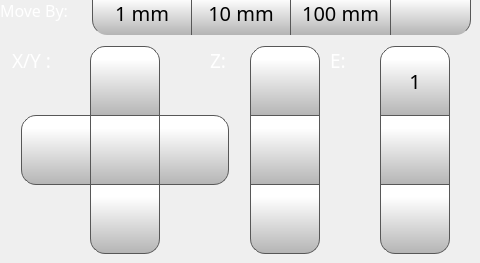
      <widget class="QWidget" name="motionTab">
       <attribute name="icon">
        <iconset>
         <normaloff>templates/img/Motion.png</normaloff>
         <normalon>templates/img/Motion_Selected.png</normalon>templates/img/Motion.png</iconset>
       </attribute>
       <attribute name="title">
        <string/>
       </attribute>
       <widget class="QPushButton" name="step1Button">
        <property name="geometry">
         <rect>
          <x>92</x>
          <y>-10</y>
          <width>100</width>
          <height>45</height>
         </rect>
        </property>
        <property name="minimumSize">
         <size>
          <width>0</width>
          <height>0</height>
         </size>
        </property>
        <property name="font">
         <font>
          <family>Gotham</family>
          <pointsize>15</pointsize>
         </font>
        </property>
        <property name="styleSheet">
         <string notr="true">QPushButton {
     border: 1px solid rgb(87, 87, 87);
     border-bottom: none; /* no border for a flat push button */
border-bottom-left-radius: 15px;
	background-color: qlineargradient(spread:pad, x1:0, y1:1, x2:0, y2:0.188, stop:0 rgba(180, 180, 180, 255), stop:1 rgba(255, 255, 255, 255));
}

QPushButton:pressed {
    background-color: qlineargradient(x1: 0, y1: 0, x2: 0, y2: 1,
                                      stop: 0 #dadbde, stop: 1 #f6f7fa);
}

QPushButton:flat {
    border-bottom: none; /* no border for a flat push button */
    background-color: qlineargradient(x1: 0, y1: 0, x2: 0, y2: 1,
                                      stop: 0 #dadbde, stop: 1 #f6f7fa);
}

QPushButton:default {
    border-color: navy; /* make the default button prominent */
}

QPushButton:focus {
	outline: none;
}</string>
        </property>
        <property name="text">
         <string>1 mm</string>
        </property>
        <property name="iconSize">
         <size>
          <width>40</width>
          <height>40</height>
         </size>
        </property>
        <property name="checkable">
         <bool>false</bool>
        </property>
        <property name="autoDefault">
         <bool>false</bool>
        </property>
        <property name="default">
         <bool>false</bool>
        </property>
        <property name="flat">
         <bool>false</bool>
        </property>
       </widget>
       <widget class="QPushButton" name="step10Button">
        <property name="geometry">
         <rect>
          <x>191</x>
          <y>-10</y>
          <width>100</width>
          <height>45</height>
         </rect>
        </property>
        <property name="minimumSize">
         <size>
          <width>0</width>
          <height>0</height>
         </size>
        </property>
        <property name="font">
         <font>
          <family>Gotham</family>
          <pointsize>15</pointsize>
         </font>
        </property>
        <property name="styleSheet">
         <string notr="true">QPushButton {
     border: 1px solid rgb(87, 87, 87);
     border-bottom: none; /* no border for a flat push button */

	background-color: qlineargradient(spread:pad, x1:0, y1:1, x2:0, y2:0.188, stop:0 rgba(180, 180, 180, 255), stop:1 rgba(255, 255, 255, 255));
}

QPushButton:pressed {
    background-color: qlineargradient(x1: 0, y1: 0, x2: 0, y2: 1,
                                      stop: 0 #dadbde, stop: 1 #f6f7fa);
}

QPushButton:flat {
    border-bottom: none; /* no border for a flat push button */
    background-color: qlineargradient(x1: 0, y1: 0, x2: 0, y2: 1,
                                      stop: 0 #dadbde, stop: 1 #f6f7fa);
}

QPushButton:default {
    border-color: navy; /* make the default button prominent */
}

QPushButton:focus {
	outline: none;
}</string>
        </property>
        <property name="text">
         <string>10 mm</string>
        </property>
        <property name="iconSize">
         <size>
          <width>40</width>
          <height>40</height>
         </size>
        </property>
        <property name="checkable">
         <bool>false</bool>
        </property>
        <property name="autoDefault">
         <bool>false</bool>
        </property>
        <property name="default">
         <bool>false</bool>
        </property>
        <property name="flat">
         <bool>false</bool>
        </property>
       </widget>
       <widget class="QPushButton" name="step100Button">
        <property name="geometry">
         <rect>
          <x>290</x>
          <y>-10</y>
          <width>101</width>
          <height>45</height>
         </rect>
        </property>
        <property name="minimumSize">
         <size>
          <width>0</width>
          <height>0</height>
         </size>
        </property>
        <property name="font">
         <font>
          <family>Gotham</family>
          <pointsize>15</pointsize>
         </font>
        </property>
        <property name="styleSheet">
         <string notr="true">QPushButton {
     border: 1px solid rgb(87, 87, 87);
     border-bottom: none; /* no border for a flat push button */

	background-color: qlineargradient(spread:pad, x1:0, y1:1, x2:0, y2:0.188, stop:0 rgba(180, 180, 180, 255), stop:1 rgba(255, 255, 255, 255));
}

QPushButton:pressed {
    background-color: qlineargradient(x1: 0, y1: 0, x2: 0, y2: 1,
                                      stop: 0 #dadbde, stop: 1 #f6f7fa);
}

QPushButton:flat {
    border-bottom: none; /* no border for a flat push button */
    background-color: qlineargradient(x1: 0, y1: 0, x2: 0, y2: 1,
                                      stop: 0 #dadbde, stop: 1 #f6f7fa);
}

QPushButton:default {
    border-color: navy; /* make the default button prominent */
}

QPushButton:focus {
	outline: none;
}</string>
        </property>
        <property name="text">
         <string>100 mm</string>
        </property>
        <property name="iconSize">
         <size>
          <width>40</width>
          <height>40</height>
         </size>
        </property>
        <property name="checkable">
         <bool>true</bool>
        </property>
        <property name="checked">
         <bool>false</bool>
        </property>
        <property name="autoDefault">
         <bool>false</bool>
        </property>
        <property name="default">
         <bool>false</bool>
        </property>
        <property name="flat">
         <bool>false</bool>
        </property>
       </widget>
       <widget class="QPushButton" name="moveYPButton">
        <property name="geometry">
         <rect>
          <x>90</x>
          <y>46</y>
          <width>70</width>
          <height>70</height>
         </rect>
        </property>
        <property name="minimumSize">
         <size>
          <width>0</width>
          <height>0</height>
         </size>
        </property>
        <property name="font">
         <font>
          <family>Gotham</family>
          <pointsize>15</pointsize>
         </font>
        </property>
        <property name="styleSheet">
         <string notr="true">QPushButton {
     border: 1px solid rgb(87, 87, 87);

	background-color: qlineargradient(spread:pad, x1:0, y1:1, x2:0, y2:0.188, stop:0 rgba(180, 180, 180, 255), stop:1 rgba(255, 255, 255, 255));
	border-top-left-radius: 15px;
	border-top-right-radius: 15px;
}

QPushButton:pressed {
    background-color: qlineargradient(x1: 0, y1: 0, x2: 0, y2: 1,
                                      stop: 0 #dadbde, stop: 1 #f6f7fa);
}

QPushButton:flat {
    border: none; /* no border for a flat push button */
}

QPushButton:default {
    border-color: navy; /* make the default button prominent */
}
QPushButton:focus {
	outline: none;
}</string>
        </property>
        <property name="text">
         <string/>
        </property>
        <property name="icon">
         <iconset>
          <normaloff>templates/img/arrows.png</normaloff>templates/img/arrows.png</iconset>
        </property>
        <property name="iconSize">
         <size>
          <width>40</width>
          <height>40</height>
         </size>
        </property>
        <property name="checkable">
         <bool>false</bool>
        </property>
        <property name="autoDefault">
         <bool>false</bool>
        </property>
        <property name="default">
         <bool>false</bool>
        </property>
        <property name="flat">
         <bool>false</bool>
        </property>
       </widget>
       <widget class="QPushButton" name="moveYMButton">
        <property name="geometry">
         <rect>
          <x>90</x>
          <y>184</y>
          <width>70</width>
          <height>70</height>
         </rect>
        </property>
        <property name="minimumSize">
         <size>
          <width>0</width>
          <height>0</height>
         </size>
        </property>
        <property name="font">
         <font>
          <family>Gotham</family>
          <pointsize>15</pointsize>
         </font>
        </property>
        <property name="styleSheet">
         <string notr="true">QPushButton {
     border: 1px solid rgb(87, 87, 87);

	background-color: qlineargradient(spread:pad, x1:0, y1:1, x2:0, y2:0.188, stop:0 rgba(180, 180, 180, 255), stop:1 rgba(255, 255, 255, 255));
	border-bottom-left-radius: 15px;
	border-bottom-right-radius: 15px;
}

QPushButton:pressed {
    background-color: qlineargradient(x1: 0, y1: 0, x2: 0, y2: 1,
                                      stop: 0 #dadbde, stop: 1 #f6f7fa);
}

QPushButton:flat {
    border: none; /* no border for a flat push button */
}

QPushButton:default {
    border-color: navy; /* make the default button prominent */
}

QPushButton:focus {
	outline: none;
}</string>
        </property>
        <property name="text">
         <string/>
        </property>
        <property name="icon">
         <iconset>
          <normaloff>templates/img/arrows-5.png</normaloff>templates/img/arrows-5.png</iconset>
        </property>
        <property name="iconSize">
         <size>
          <width>40</width>
          <height>40</height>
         </size>
        </property>
        <property name="checkable">
         <bool>false</bool>
        </property>
        <property name="autoDefault">
         <bool>false</bool>
        </property>
        <property name="default">
         <bool>false</bool>
        </property>
        <property name="flat">
         <bool>false</bool>
        </property>
       </widget>
       <widget class="QPushButton" name="moveXPButton">
        <property name="geometry">
         <rect>
          <x>159</x>
          <y>115</y>
          <width>70</width>
          <height>70</height>
         </rect>
        </property>
        <property name="minimumSize">
         <size>
          <width>0</width>
          <height>0</height>
         </size>
        </property>
        <property name="font">
         <font>
          <family>Gotham</family>
          <pointsize>15</pointsize>
         </font>
        </property>
        <property name="styleSheet">
         <string notr="true">QPushButton {
     border: 1px solid rgb(87, 87, 87);

	background-color: qlineargradient(spread:pad, x1:0, y1:1, x2:0, y2:0.188, stop:0 rgba(180, 180, 180, 255), stop:1 rgba(255, 255, 255, 255));
	border-top-right-radius: 15px;
	border-bottom-right-radius: 15px;
}

QPushButton:pressed {
    background-color: qlineargradient(x1: 0, y1: 0, x2: 0, y2: 1,
                                      stop: 0 #dadbde, stop: 1 #f6f7fa);
}

QPushButton:flat {
    border: none; /* no border for a flat push button */
}

QPushButton:default {
    border-color: navy; /* make the default button prominent */
}

QPushButton:focus {
	outline: none;
}</string>
        </property>
        <property name="text">
         <string/>
        </property>
        <property name="icon">
         <iconset>
          <normaloff>templates/img/arrows-2.png</normaloff>templates/img/arrows-2.png</iconset>
        </property>
        <property name="iconSize">
         <size>
          <width>40</width>
          <height>40</height>
         </size>
        </property>
        <property name="checkable">
         <bool>false</bool>
        </property>
        <property name="autoDefault">
         <bool>false</bool>
        </property>
        <property name="default">
         <bool>false</bool>
        </property>
        <property name="flat">
         <bool>false</bool>
        </property>
       </widget>
       <widget class="QPushButton" name="moveXMButton">
        <property name="geometry">
         <rect>
          <x>21</x>
          <y>115</y>
          <width>70</width>
          <height>70</height>
         </rect>
        </property>
        <property name="minimumSize">
         <size>
          <width>0</width>
          <height>0</height>
         </size>
        </property>
        <property name="font">
         <font>
          <family>Gotham</family>
          <pointsize>15</pointsize>
         </font>
        </property>
        <property name="styleSheet">
         <string notr="true">QPushButton {
     border: 1px solid rgb(87, 87, 87);

	background-color: qlineargradient(spread:pad, x1:0, y1:1, x2:0, y2:0.188, stop:0 rgba(180, 180, 180, 255), stop:1 rgba(255, 255, 255, 255));
	border-top-left-radius: 15px;
	border-bottom-left-radius: 15px;
}

QPushButton:pressed {
    background-color: qlineargradient(x1: 0, y1: 0, x2: 0, y2: 1,
                                      stop: 0 #dadbde, stop: 1 #f6f7fa);
}

QPushButton:flat {
    border: none; /* no border for a flat push button */
}

QPushButton:default {
    border-color: navy; /* make the default button prominent */
}

QPushButton:focus {
	outline: none;
}</string>
        </property>
        <property name="text">
         <string/>
        </property>
        <property name="icon">
         <iconset>
          <normaloff>templates/img/arrows-4.png</normaloff>templates/img/arrows-4.png</iconset>
        </property>
        <property name="iconSize">
         <size>
          <width>40</width>
          <height>40</height>
         </size>
        </property>
        <property name="checkable">
         <bool>false</bool>
        </property>
        <property name="autoDefault">
         <bool>false</bool>
        </property>
        <property name="default">
         <bool>false</bool>
        </property>
        <property name="flat">
         <bool>false</bool>
        </property>
       </widget>
       <widget class="QPushButton" name="homeXYButton">
        <property name="geometry">
         <rect>
          <x>90</x>
          <y>115</y>
          <width>70</width>
          <height>70</height>
         </rect>
        </property>
        <property name="minimumSize">
         <size>
          <width>0</width>
          <height>0</height>
         </size>
        </property>
        <property name="font">
         <font>
          <family>Gotham</family>
          <pointsize>15</pointsize>
         </font>
        </property>
        <property name="styleSheet">
         <string notr="true">QPushButton {
     border: 1px solid rgb(87, 87, 87);

	background-color: qlineargradient(spread:pad, x1:0, y1:1, x2:0, y2:0.188, stop:0 rgba(180, 180, 180, 255), stop:1 rgba(255, 255, 255, 255));
}

QPushButton:pressed {
    background-color: qlineargradient(x1: 0, y1: 0, x2: 0, y2: 1,
                                      stop: 0 #dadbde, stop: 1 #f6f7fa);
}

QPushButton:flat {
    border: none; /* no border for a flat push button */
}

QPushButton:default {
    border-color: navy; /* make the default button prominent */
}

QPushButton:focus {
	outline: none;
}</string>
        </property>
        <property name="text">
         <string/>
        </property>
        <property name="icon">
         <iconset>
          <normaloff>templates/img/home-icon-silhouette.png</normaloff>templates/img/home-icon-silhouette.png</iconset>
        </property>
        <property name="iconSize">
         <size>
          <width>40</width>
          <height>40</height>
         </size>
        </property>
        <property name="checkable">
         <bool>false</bool>
        </property>
        <property name="autoDefault">
         <bool>false</bool>
        </property>
        <property name="default">
         <bool>false</bool>
        </property>
        <property name="flat">
         <bool>false</bool>
        </property>
       </widget>
       <widget class="QPushButton" name="homeZButton">
        <property name="geometry">
         <rect>
          <x>250</x>
          <y>115</y>
          <width>70</width>
          <height>70</height>
         </rect>
        </property>
        <property name="minimumSize">
         <size>
          <width>0</width>
          <height>0</height>
         </size>
        </property>
        <property name="font">
         <font>
          <family>Gotham</family>
          <pointsize>15</pointsize>
         </font>
        </property>
        <property name="styleSheet">
         <string notr="true">QPushButton {
     border: 1px solid rgb(87, 87, 87);

	background-color: qlineargradient(spread:pad, x1:0, y1:1, x2:0, y2:0.188, stop:0 rgba(180, 180, 180, 255), stop:1 rgba(255, 255, 255, 255));
}

QPushButton:pressed {
    background-color: qlineargradient(x1: 0, y1: 0, x2: 0, y2: 1,
                                      stop: 0 #dadbde, stop: 1 #f6f7fa);
}

QPushButton:flat {
    border: none; /* no border for a flat push button */
}

QPushButton:default {
    border-color: navy; /* make the default button prominent */
}

QPushButton:focus {
	outline: none;
}</string>
        </property>
        <property name="text">
         <string/>
        </property>
        <property name="icon">
         <iconset>
          <normaloff>templates/img/home-icon-silhouette.png</normaloff>templates/img/home-icon-silhouette.png</iconset>
        </property>
        <property name="iconSize">
         <size>
          <width>40</width>
          <height>40</height>
         </size>
        </property>
        <property name="checkable">
         <bool>false</bool>
        </property>
        <property name="autoDefault">
         <bool>false</bool>
        </property>
        <property name="default">
         <bool>false</bool>
        </property>
        <property name="flat">
         <bool>false</bool>
        </property>
       </widget>
       <widget class="QPushButton" name="motorOffButton">
        <property name="geometry">
         <rect>
          <x>390</x>
          <y>-10</y>
          <width>81</width>
          <height>45</height>
         </rect>
        </property>
        <property name="minimumSize">
         <size>
          <width>0</width>
          <height>0</height>
         </size>
        </property>
        <property name="font">
         <font>
          <family>Gotham</family>
          <pointsize>15</pointsize>
         </font>
        </property>
        <property name="styleSheet">
         <string notr="true">QPushButton {
     border: 1px solid rgb(87, 87, 87);
     border-bottom: none; /* no border for a flat push button */
 border-bottom-right-radius: 15px;
	background-color: qlineargradient(spread:pad, x1:0, y1:1, x2:0, y2:0.188, stop:0 rgba(180, 180, 180, 255), stop:1 rgba(255, 255, 255, 255));
}

QPushButton:pressed {
    background-color: qlineargradient(x1: 0, y1: 0, x2: 0, y2: 1,
                                      stop: 0 #dadbde, stop: 1 #f6f7fa);
}

QPushButton:flat {
}

QPushButton:default {
    border-color: navy; /* make the default button prominent */
}

QPushButton:focus {
	outline: none;
}</string>
        </property>
        <property name="text">
         <string/>
        </property>
        <property name="icon">
         <iconset>
          <normaloff>templates/img/motor.png</normaloff>templates/img/motor.png</iconset>
        </property>
        <property name="iconSize">
         <size>
          <width>40</width>
          <height>40</height>
         </size>
        </property>
        <property name="checkable">
         <bool>false</bool>
        </property>
        <property name="autoDefault">
         <bool>false</bool>
        </property>
        <property name="default">
         <bool>false</bool>
        </property>
        <property name="flat">
         <bool>false</bool>
        </property>
       </widget>
       <widget class="QPushButton" name="moveZMButton">
        <property name="geometry">
         <rect>
          <x>250</x>
          <y>46</y>
          <width>70</width>
          <height>70</height>
         </rect>
        </property>
        <property name="minimumSize">
         <size>
          <width>0</width>
          <height>0</height>
         </size>
        </property>
        <property name="font">
         <font>
          <family>Gotham</family>
          <pointsize>15</pointsize>
         </font>
        </property>
        <property name="styleSheet">
         <string notr="true">QPushButton {
     border: 1px solid rgb(87, 87, 87);

	background-color: qlineargradient(spread:pad, x1:0, y1:1, x2:0, y2:0.188, stop:0 rgba(180, 180, 180, 255), stop:1 rgba(255, 255, 255, 255));
	border-top-left-radius: 15px;
	border-top-right-radius: 15px;
}

QPushButton:pressed {
    background-color: qlineargradient(x1: 0, y1: 0, x2: 0, y2: 1,
                                      stop: 0 #dadbde, stop: 1 #f6f7fa);
}

QPushButton:flat {
    border: none; /* no border for a flat push button */
}

QPushButton:default {
    border-color: navy; /* make the default button prominent */
}

QPushButton:focus {
	outline: none;
}</string>
        </property>
        <property name="text">
         <string/>
        </property>
        <property name="icon">
         <iconset>
          <normaloff>templates/img/arrows.png</normaloff>templates/img/arrows.png</iconset>
        </property>
        <property name="iconSize">
         <size>
          <width>40</width>
          <height>40</height>
         </size>
        </property>
        <property name="checkable">
         <bool>false</bool>
        </property>
        <property name="autoDefault">
         <bool>false</bool>
        </property>
        <property name="default">
         <bool>false</bool>
        </property>
        <property name="flat">
         <bool>false</bool>
        </property>
       </widget>
       <widget class="QPushButton" name="moveZPButton">
        <property name="geometry">
         <rect>
          <x>250</x>
          <y>184</y>
          <width>70</width>
          <height>70</height>
         </rect>
        </property>
        <property name="minimumSize">
         <size>
          <width>0</width>
          <height>0</height>
         </size>
        </property>
        <property name="font">
         <font>
          <family>Gotham</family>
          <pointsize>15</pointsize>
         </font>
        </property>
        <property name="styleSheet">
         <string notr="true">QPushButton {
     border: 1px solid rgb(87, 87, 87);

	background-color: qlineargradient(spread:pad, x1:0, y1:1, x2:0, y2:0.188, stop:0 rgba(180, 180, 180, 255), stop:1 rgba(255, 255, 255, 255));
	border-bottom-left-radius: 15px;
	border-bottom-right-radius: 15px;
}

QPushButton:pressed {
    background-color: qlineargradient(x1: 0, y1: 0, x2: 0, y2: 1,
                                      stop: 0 #dadbde, stop: 1 #f6f7fa);
}

QPushButton:flat {
    border: none; /* no border for a flat push button */
}

QPushButton:default {
    border-color: navy; /* make the default button prominent */
}

QPushButton:focus {
	outline: none;
}</string>
        </property>
        <property name="text">
         <string/>
        </property>
        <property name="icon">
         <iconset>
          <normaloff>templates/img/arrows-5.png</normaloff>templates/img/arrows-5.png</iconset>
        </property>
        <property name="iconSize">
         <size>
          <width>40</width>
          <height>40</height>
         </size>
        </property>
        <property name="checkable">
         <bool>false</bool>
        </property>
        <property name="autoDefault">
         <bool>false</bool>
        </property>
        <property name="default">
         <bool>false</bool>
        </property>
        <property name="flat">
         <bool>false</bool>
        </property>
       </widget>
       <widget class="QLabel" name="XYLabel">
        <property name="geometry">
         <rect>
          <x>12</x>
          <y>50</y>
          <width>70</width>
          <height>21</height>
         </rect>
        </property>
        <property name="font">
         <font>
          <family>Gotham Light</family>
          <pointsize>14</pointsize>
          <weight>50</weight>
          <bold>false</bold>
         </font>
        </property>
        <property name="styleSheet">
         <string notr="true">color: rgb(255, 255, 255);</string>
        </property>
        <property name="text">
         <string>X/Y :</string>
        </property>
       </widget>
       <widget class="QLabel" name="ZLabel">
        <property name="geometry">
         <rect>
          <x>210</x>
          <y>50</y>
          <width>31</width>
          <height>21</height>
         </rect>
        </property>
        <property name="font">
         <font>
          <family>Gotham Light</family>
          <pointsize>14</pointsize>
          <weight>50</weight>
          <bold>false</bold>
         </font>
        </property>
        <property name="styleSheet">
         <string notr="true">color: rgb(255, 255, 255);</string>
        </property>
        <property name="text">
         <string>Z:</string>
        </property>
       </widget>
       <widget class="QPushButton" name="retractButton">
        <property name="geometry">
         <rect>
          <x>380</x>
          <y>184</y>
          <width>70</width>
          <height>70</height>
         </rect>
        </property>
        <property name="minimumSize">
         <size>
          <width>0</width>
          <height>0</height>
         </size>
        </property>
        <property name="font">
         <font>
          <family>Gotham</family>
          <pointsize>15</pointsize>
         </font>
        </property>
        <property name="styleSheet">
         <string notr="true">QPushButton {
     border: 1px solid rgb(87, 87, 87);

	background-color: qlineargradient(spread:pad, x1:0, y1:1, x2:0, y2:0.188, stop:0 rgba(180, 180, 180, 255), stop:1 rgba(255, 255, 255, 255));
	border-bottom-left-radius: 15px;
	border-bottom-right-radius: 15px;
}

QPushButton:pressed {
    background-color: qlineargradient(x1: 0, y1: 0, x2: 0, y2: 1,
                                      stop: 0 #dadbde, stop: 1 #f6f7fa);
}

QPushButton:flat {
    border: none; /* no border for a flat push button */
}

QPushButton:default {
    border-color: navy; /* make the default button prominent */
}

QPushButton:focus {
	outline: none;
}</string>
        </property>
        <property name="text">
         <string/>
        </property>
        <property name="icon">
         <iconset>
          <normaloff>templates/img/remove.png</normaloff>templates/img/remove.png</iconset>
        </property>
        <property name="iconSize">
         <size>
          <width>40</width>
          <height>40</height>
         </size>
        </property>
        <property name="checkable">
         <bool>false</bool>
        </property>
        <property name="autoDefault">
         <bool>false</bool>
        </property>
        <property name="default">
         <bool>false</bool>
        </property>
        <property name="flat">
         <bool>false</bool>
        </property>
       </widget>
       <widget class="QPushButton" name="extruderButton">
        <property name="geometry">
         <rect>
          <x>380</x>
          <y>115</y>
          <width>70</width>
          <height>70</height>
         </rect>
        </property>
        <property name="minimumSize">
         <size>
          <width>0</width>
          <height>0</height>
         </size>
        </property>
        <property name="font">
         <font>
          <family>Gotham</family>
          <pointsize>15</pointsize>
         </font>
        </property>
        <property name="styleSheet">
         <string notr="true">QPushButton {
     border: 1px solid rgb(87, 87, 87);

	background-color: qlineargradient(spread:pad, x1:0, y1:1, x2:0, y2:0.188, stop:0 rgba(180, 180, 180, 255), stop:1 rgba(255, 255, 255, 255));

}

QPushButton:pressed {
    background-color: qlineargradient(x1: 0, y1: 0, x2: 0, y2: 1,
                                      stop: 0 #dadbde, stop: 1 #f6f7fa);
}

QPushButton:flat {
    border: none; /* no border for a flat push button */
}

QPushButton:default {
    border-color: navy; /* make the default button prominent */
}

QPushButton:focus {
	outline: none;
}</string>
        </property>
        <property name="text">
         <string/>
        </property>
        <property name="icon">
         <iconset>
          <normaloff>templates/img/add.png</normaloff>templates/img/add.png</iconset>
        </property>
        <property name="iconSize">
         <size>
          <width>40</width>
          <height>40</height>
         </size>
        </property>
        <property name="checkable">
         <bool>false</bool>
        </property>
        <property name="autoDefault">
         <bool>false</bool>
        </property>
        <property name="default">
         <bool>false</bool>
        </property>
        <property name="flat">
         <bool>false</bool>
        </property>
       </widget>
       <widget class="QLabel" name="ELabel">
        <property name="geometry">
         <rect>
          <x>330</x>
          <y>50</y>
          <width>31</width>
          <height>21</height>
         </rect>
        </property>
        <property name="font">
         <font>
          <family>Gotham Light</family>
          <pointsize>14</pointsize>
          <weight>50</weight>
          <bold>false</bold>
         </font>
        </property>
        <property name="styleSheet">
         <string notr="true">color: rgb(255, 255, 255);</string>
        </property>
        <property name="text">
         <string>E:</string>
        </property>
       </widget>
       <widget class="QLabel" name="moveByLabel">
        <property name="geometry">
         <rect>
          <x>0</x>
          <y>0</y>
          <width>111</width>
          <height>21</height>
         </rect>
        </property>
        <property name="font">
         <font>
          <family>Gotham Light</family>
          <pointsize>12</pointsize>
          <weight>50</weight>
          <bold>false</bold>
         </font>
        </property>
        <property name="styleSheet">
         <string notr="true">color: rgb(255, 255, 255);</string>
        </property>
        <property name="text">
         <string>Move By:</string>
        </property>
       </widget>
       <widget class="QPushButton" name="toolToggleMotionButton">
        <property name="geometry">
         <rect>
          <x>380</x>
          <y>46</y>
          <width>70</width>
          <height>70</height>
         </rect>
        </property>
        <property name="minimumSize">
         <size>
          <width>0</width>
          <height>0</height>
         </size>
        </property>
        <property name="font">
         <font>
          <family>Gotham</family>
          <pointsize>15</pointsize>
         </font>
        </property>
        <property name="styleSheet">
         <string notr="true">QPushButton {
     border: 1px solid rgb(87, 87, 87);
 border-top-right-radius:15px;
 border-top-left-radius:15px;
	background-color: qlineargradient(spread:pad, x1:0, y1:1, x2:0, y2:0.188, stop:0 rgba(180, 180, 180, 255), stop:1 rgba(255, 255, 255, 255));
}

QPushButton:pressed {
    background-color: qlineargradient(x1: 0, y1: 0, x2: 0, y2: 1,
                                      stop: 0 #dadbde, stop: 1 #f6f7fa);
}

QPushButton:flat {
    border: none; /* no border for a flat push button */
}

QPushButton:default {
    border-color: navy; /* make the default button prominent */
}

QPushButton:focus {
	outline: none;
}</string>
        </property>
        <property name="text">
         <string>1</string>
        </property>
        <property name="icon">
         <iconset>
          <normaloff>templates/img/NozzleSelect.png</normaloff>templates/img/NozzleSelect.png</iconset>
        </property>
        <property name="iconSize">
         <size>
          <width>30</width>
          <height>30</height>
         </size>
        </property>
        <property name="checkable">
         <bool>true</bool>
        </property>
        <property name="checked">
         <bool>false</bool>
        </property>
        <property name="autoDefault">
         <bool>false</bool>
        </property>
        <property name="default">
         <bool>false</bool>
        </property>
        <property name="flat">
         <bool>false</bool>
        </property>
       </widget>
       <zorder>moveByLabel</zorder>
       <zorder>step1Button</zorder>
       <zorder>step10Button</zorder>
       <zorder>step100Button</zorder>
       <zorder>moveYPButton</zorder>
       <zorder>moveYMButton</zorder>
       <zorder>moveXPButton</zorder>
       <zorder>moveXMButton</zorder>
       <zorder>homeXYButton</zorder>
       <zorder>homeZButton</zorder>
       <zorder>motorOffButton</zorder>
       <zorder>moveZMButton</zorder>
       <zorder>moveZPButton</zorder>
       <zorder>XYLabel</zorder>
       <zorder>ZLabel</zorder>
       <zorder>retractButton</zorder>
       <zorder>extruderButton</zorder>
       <zorder>ELabel</zorder>
       <zorder>toolToggleMotionButton</zorder>
      </widget>
